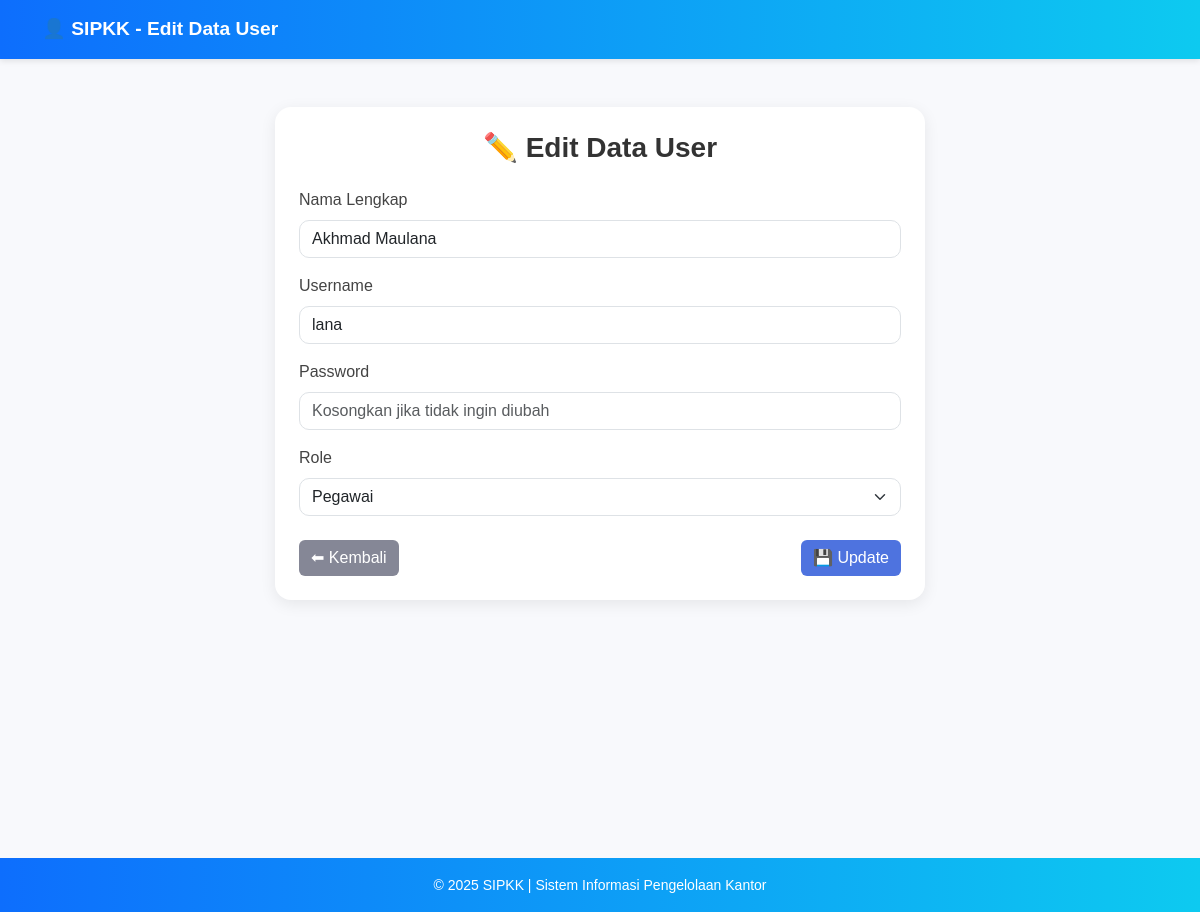
Screenshot of /admin/users/edit.php?id=32 (signed in) with the database file from the repository.
### tables this page shows
CREATE TABLE `users` (
  `id_user` int(11) NOT NULL,
  `nama` varchar(100) NOT NULL,
  `username` varchar(50) NOT NULL,
  `password` varchar(255) NOT NULL,
  `role` int(1) DEFAULT NULL
);

### admin/users/edit.php (the view, shortened to what this page needs)
<?php
include '../../config/koneksi.php';
$id = $_GET['id'];
$query = mysqli_query($koneksi, "SELECT * FROM users WHERE id_user='$id'");
$data = mysqli_fetch_assoc($query);
?>
<!DOCTYPE html>
<html lang="id">
<head>
  <link href="https://cdn.jsdelivr.net/npm/bootstrap@5.3.3/dist/css/bootstrap.min.css" rel="stylesheet">
</head>
<body>
  <header>
    <div class="container">
      <a class="navbar-brand" href="../dashboard.php">👤 SIPKK - Edit Data User</a>
    </div>
  </header>
  <div class="container py-5">
    <div class="card mx-auto p-4" style="max-width: 650px;">
      <h3 class="text-center mb-4">✏️ Edit Data User</h3>
      <form method="POST">
        <div class="mb-3">
          <label class="form-label">Nama Lengkap</label>
          <input type="text" name="nama" class="form-control"
                 value="<?= $data['nama'] ?>" required>
        </div>
        <div class="mb-3">
          <label class="form-label">Username</label>
          <input type="text" name="username" class="form-control"
                 value="<?= $data['username'] ?>" required>
        </div>
        <div class="mb-3">
          <label class="form-label">Password</label>
          <input type="password" name="password" class="form-control"
                 placeholder="Kosongkan jika tidak ingin diubah">
        </div>
        <div class="mb-4">
          <label class="form-label">Role</label>
          <select name="role" class="form-select" required>
            <option value="1" <?= $data['role'] == '1' ? 'selected' : '' ?>>Pegawai</option>
          </select>
        </div>
        <div class="d-flex justify-content-between">
          <a href="../users_tampil.php" class="btn btn-secondary">⬅ Kembali</a>
          <button type="submit" name="update" class="btn btn-primary">💾 Update</button>
        </div>
      </form>
    </div>
  </div>
  <footer>
    <small>© <?= date('Y'); ?> SIPKK | Sistem Informasi Pengelolaan Kantor</small>
  </footer>
</body>
</html>

### admin/users/edit.php (style rules this page uses)
body { background-color: #f8f9fc; font-family: 'Poppins', sans-serif; min-height: 100vh; }
header { background: linear-gradient(90deg, #0d6efd, #0dcaf0); color: white; padding: 15px 0; box-shadow: 0 2px 6px rgba(0, 0, 0, 0.1); }
.navbar-brand { font-weight: 600; color: white !important; font-size: 1.2rem; }
.card { border: none; border-radius: 16px; box-shadow: 0 4px 16px rgba(0, 0, 0, 0.08); background: white; animation: fadeInUp 0.6s ease; }
.card h3 { font-weight: 600; color: #333; }
.btn-primary { background-color: #4e73df; border: none; transition: all 0.3s ease; }
.btn-secondary { background-color: #858796; border: none; transition: all 0.3s ease; }
footer { background: linear-gradient(90deg, #0d6efd, #0dcaf0); color: #fff; padding: 15px; text-align: center; margin-top: 210px; }
label { font-weight: 500; color: #444; }
input, select { border-radius: 10px !important; }

### rows the page displays
users: nama "Akhmad Maulana", username "lana", role "Pegawai"
